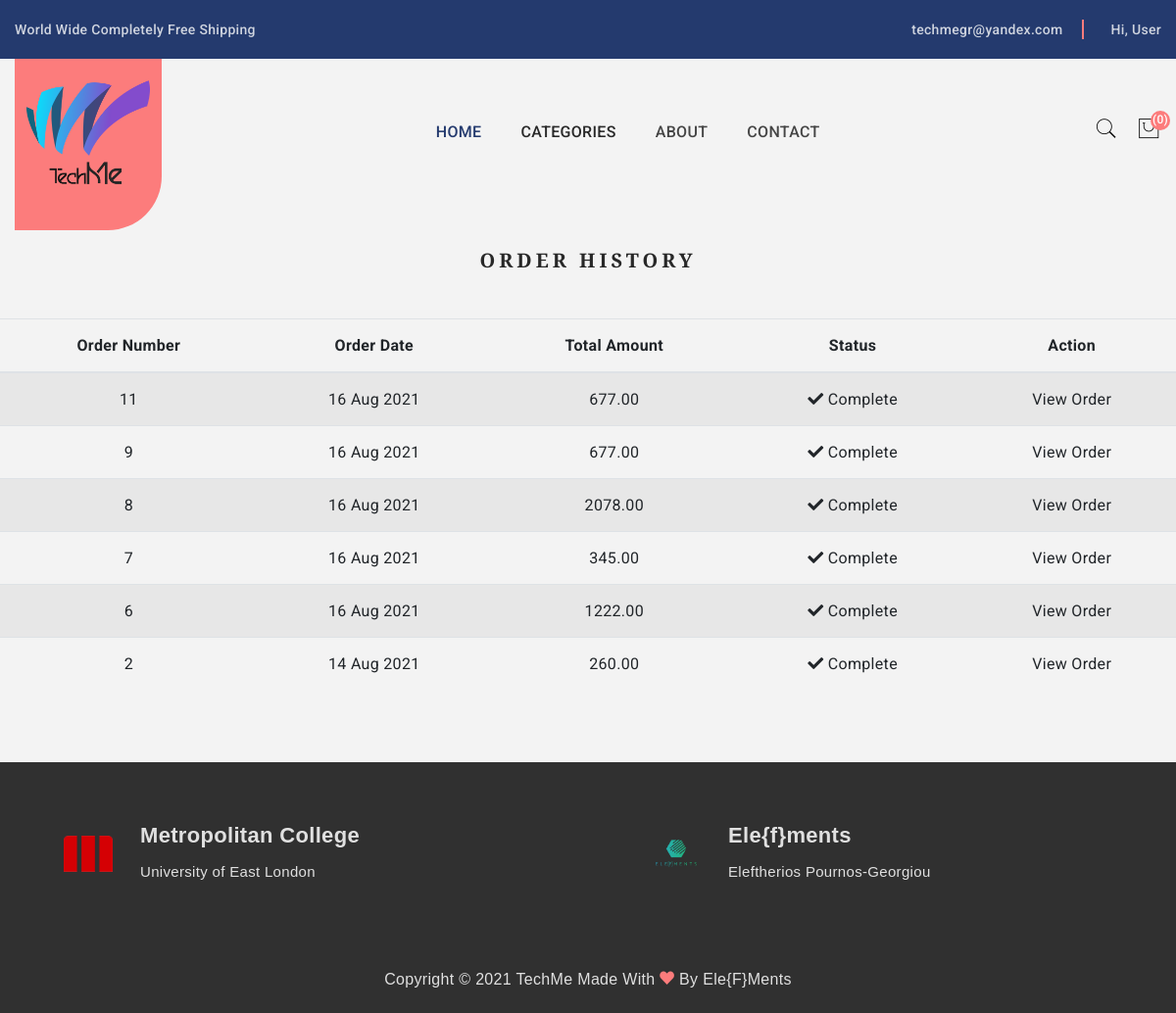
/order_history/ (signed in), run on the app's committed database.
### store/models.py (models this page shows)
class Order(models.Model):
    token = models.CharField(max_length=250, blank=True)
    total = models.DecimalField(max_digits=10, decimal_places=2, verbose_name='EURO Order Total')
    emailAddress = models.EmailField(max_length=250, blank=True, verbose_name='Email Address')
    created = models.DateTimeField(auto_now_add=True)
    billingName = models.CharField(max_length=250, blank=True)
    billingAddress1 = models.CharField(max_length=250, blank=True)
    billingCity = models.CharField(max_length=250, blank=True)
    billingPostcode = models.CharField(max_length=250, blank=True)
    billingCountry = models.CharField(max_length=250, blank=True)
    shippingName = models.CharField(max_length=250, blank=True)
    shippingAddress1 = models.CharField(max_length=250, blank=True)
    shippingCity = models.CharField(max_length=250, blank=True)
    shippingPostcode = models.CharField(max_length=250, blank=True)
    shippingCountry = models.CharField(max_length=250, blank=True)
    class Meta:
        db_table = 'Order'
        ordering = ['-created']
    def __str__(self):
        return str(self.id)

### store/views.py (the view)
# urls.py: path('order_history/', views.orderHistory, name='order_history'),
@login_required(redirect_field_name='next', login_url='signin')
def orderHistory(request):
    if request.user.is_authenticated:
        email = str(request.user.email)
        order_details = Order.objects.filter(emailAddress=email)
        print(email)
        print(order_details)
    return render(request, 'orders_list.html', {'order_details': order_details})

### store/context_processors.py (called while the page is built)
def counter(request):
    item_count = 0
    if 'admin' in request.path:
        return {}
    else:
        try:
            cart = Cart.objects.filter(cart_id=_cart_id(request))
            cart_items = CartItem.objects.all().filter(cart=cart[:1])
            for cart_item in cart_items:
                item_count += cart_item.quantity
        except Cart.DoesNotExist:
            item_count = 0
    return dict(item_count=item_count)

def menu_links(request):
    links = Category.objects.all()
    return dict(links=links)

### store/models.py (called while the page is built)
    def get_url(self):
        return reverse('products_by_category', args=[self.slug])

### store/views.py (called while the page is built)
def _cart_id(request):
    cart = request.session.session_key
    if not cart:
        cart = request.session.create()
    return cart

### store/templates/orders_list.html (shortened to what this page needs)
{% extends 'base.html' %}
{% load static %}
{% block content %}
  <div class="text-center">
    <br>
    <h1 class="text-center product_title">
      Order History
    </h1>
    <br>
    {% if order_details %}
      <table class="table table-striped">
        <thead>
          <tr>
            <th>Order Number</th>
            <th>Order Date</th>
            <th>Total Amount</th>
            <th>Status</th>
            <th>Action</th>
          </tr>
        </thead>
        <tbody>
          {% for order in order_details %}
            <tr>
              <td>{{ order.id }}</td>
              <td>{{ order.created|date:"d M Y" }}</td>
              <td>{{ order.total }}</td>
              <td><i class="fas fa-check"></i>&nbsp;Complete</td>
              <td><a href="{% url 'order_detail' order.id %}">View Order</a></td>
            </tr>
          {% endfor %}
        </tbody>
      </table>
    {% else %}
      <p>You have not placed any orders yet.
        <br><br>
        <a href="{% url 'home' %}" class="btn btn-secondary">Continue shopping</a>
      </p>
    {% endif %}
  </div>
  <br><br>
{% endblock %}

### store/templates/navbar.html (shortened to what this page needs)
{% load static %}
<header class="header_section">
  <div class="header_top">
    <div class="container">
      <div class="row">
        <div class="col-12">
          <div class="header_top_inner d-flex justify-content-between">
            <div class="welcome_text">
              <p>World Wide Completely Free Shipping</p>
            </div>
            <div class="header_top_sidebar d-flex align-items-center">
              <ul class="d-flex">
                <li> <a href="mailto:techmegr@yandex.com">techmegr@yandex.com</a></li>
                {% if request.user.is_authenticated and request.user.first_name %}
                <li class="account_link"> <a href="#">Hi,
                    {{ request.user.first_name }}</a>
                </li>
                {% endif %}
              </ul>
            </div>
          </div>
        </div>
      </div>
    </div>
  </div>
  <div class="container">
    <div class="row">
      <div class="col-12">
        <div class="main_header d-flex justify-content-between align-items-center">
          <div class="header_logo">
            <a class="sticky_none" href="{% url 'home' %}"><img src="{% static 'assets/img/logo/logo-let.png' %}" alt=""></a>
          </div>
          <div class="main_menu d-none d-lg-block">
            <nav>
              <ul class="d-flex">
                <li><a class="active" href="{% url 'home' %}">Home</a>
                </li>
                <li><a>Categories</a>
                </li>
                <li><a href="{% url 'about' %}">About</a></li>
                <li><a href="{% url 'contact' %}">Contact</a></li>
              </ul>
            </nav>
          </div>
          <div class="header_account">
            <ul class="d-flex">
              <li class="header_search"><a href="javascript:void(0)"><i class="pe-7s-search"></i></a>
              </li>
              <li class="shopping_cart"><a href="{% url 'cart_detail' %}"><i class="pe-7s-shopbag"></i></a>
                <span class="item_count">({{item_count}})
                  </a></span>
              </li>
            </ul>
          </div>
        </div>
      </div>
    </div>
  </div>
</header>

### store/static/assets/css/base.css (style rules this page uses)
body { background: #f3f3f3; }
.product_title { font-size: 20px; text-transform: uppercase; letter-spacing: .2em; padding-top: 15px; padding-bottom: 10px; }

### data on the page
Order: id "11", created "16 Aug 2021", total "677.00"
Order: id "9", created "16 Aug 2021", total "677.00"
Order: id "8", created "16 Aug 2021", total "2078.00"
Order: id "7", created "16 Aug 2021", total "345.00"
Order: id "6", created "16 Aug 2021", total "1222.00"
Order: id "2", created "14 Aug 2021", total "260.00"

### other printed values
{{ request.user.first_name }} "User"
{{ item_count }} "0"
